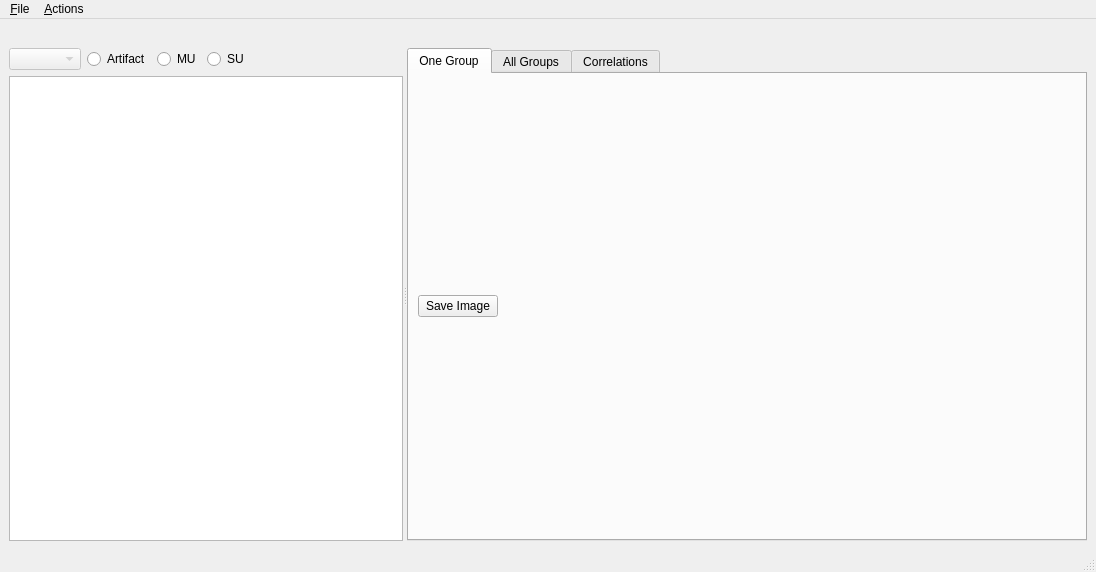
<?xml version="1.0" encoding="UTF-8"?>
<ui version="4.0">
 <class>MainWindow</class>
 <widget class="QMainWindow" name="MainWindow">
  <property name="geometry">
   <rect>
    <x>0</x>
    <y>0</y>
    <width>1096</width>
    <height>572</height>
   </rect>
  </property>
  <property name="sizePolicy">
   <sizepolicy hsizetype="Maximum" vsizetype="Maximum">
    <horstretch>0</horstretch>
    <verstretch>0</verstretch>
   </sizepolicy>
  </property>
  <property name="windowTitle">
   <string>MainWindow</string>
  </property>
  <property name="autoFillBackground">
   <bool>false</bool>
  </property>
  <property name="documentMode">
   <bool>false</bool>
  </property>
  <widget class="QWidget" name="centralwidget">
   <property name="baseSize">
    <size>
     <width>0</width>
     <height>0</height>
    </size>
   </property>
   <layout class="QVBoxLayout" name="verticalLayout_2">
    <item>
     <widget class="QLabel" name="folderLabel">
      <property name="text">
       <string/>
      </property>
     </widget>
    </item>
    <item>
     <widget class="QSplitter" name="mainSplitter">
      <property name="sizePolicy">
       <sizepolicy hsizetype="Expanding" vsizetype="Expanding">
        <horstretch>0</horstretch>
        <verstretch>0</verstretch>
       </sizepolicy>
      </property>
      <property name="orientation">
       <enum>Qt::Horizontal</enum>
      </property>
      <widget class="QWidget" name="layoutWidget">
       <layout class="QVBoxLayout" name="verticalLayout">
        <item>
         <layout class="QHBoxLayout" name="horizontalLayout">
          <item>
           <widget class="QComboBox" name="groupComboBox">
            <property name="enabled">
             <bool>false</bool>
            </property>
            <property name="sizePolicy">
             <sizepolicy hsizetype="Fixed" vsizetype="Fixed">
              <horstretch>0</horstretch>
              <verstretch>0</verstretch>
             </sizepolicy>
            </property>
            <property name="sizeAdjustPolicy">
             <enum>QComboBox::AdjustToContents</enum>
            </property>
           </widget>
          </item>
          <item>
           <widget class="QRadioButton" name="artifactRadioButton">
            <property name="text">
             <string>Artifact</string>
            </property>
            <attribute name="buttonGroup">
             <string notr="true">buttonGroup</string>
            </attribute>
           </widget>
          </item>
          <item>
           <widget class="QRadioButton" name="multiRadioButton">
            <property name="text">
             <string>MU</string>
            </property>
            <attribute name="buttonGroup">
             <string notr="true">buttonGroup</string>
            </attribute>
           </widget>
          </item>
          <item>
           <widget class="QRadioButton" name="singleRadioButton">
            <property name="text">
             <string>SU</string>
            </property>
            <attribute name="buttonGroup">
             <string notr="true">buttonGroup</string>
            </attribute>
           </widget>
          </item>
          <item>
           <spacer name="horizontalSpacer">
            <property name="orientation">
             <enum>Qt::Horizontal</enum>
            </property>
            <property name="sizeHint" stdset="0">
             <size>
              <width>40</width>
              <height>20</height>
             </size>
            </property>
           </spacer>
          </item>
         </layout>
        </item>
        <item>
         <widget class="QListView" name="listView"/>
        </item>
       </layout>
      </widget>
      <widget class="QTabWidget" name="tabWidget">
       <property name="tabShape">
        <enum>QTabWidget::Rounded</enum>
       </property>
       <property name="currentIndex">
        <number>0</number>
       </property>
       <widget class="QWidget" name="oneGroupTab">
        <attribute name="title">
         <string>One Group</string>
        </attribute>
        <layout class="QVBoxLayout" name="verticalLayout_5">
         <item>
          <layout class="QHBoxLayout" name="horizontalLayout_3">
           <item>
            <widget class="QPushButton" name="pushButtonSave">
             <property name="text">
              <string>Save Image</string>
             </property>
            </widget>
           </item>
           <item>
            <spacer name="horizontalSpacer_4">
             <property name="orientation">
              <enum>Qt::Horizontal</enum>
             </property>
             <property name="sizeHint" stdset="0">
              <size>
               <width>40</width>
               <height>20</height>
              </size>
             </property>
            </spacer>
           </item>
          </layout>
         </item>
         <item>
          <layout class="QVBoxLayout" name="oneGroupLayout"/>
         </item>
        </layout>
       </widget>
       <widget class="QWidget" name="allGroupsTab">
        <attribute name="title">
         <string>All Groups</string>
        </attribute>
        <layout class="QVBoxLayout" name="verticalLayout_4">
         <item>
          <layout class="QHBoxLayout" name="horizontalLayout_2">
           <item>
            <widget class="QPushButton" name="autoassignPushButton">
             <property name="text">
              <string>Autoassign</string>
             </property>
            </widget>
           </item>
           <item>
            <spacer name="horizontalSpacer_2">
             <property name="orientation">
              <enum>Qt::Horizontal</enum>
             </property>
             <property name="sizeHint" stdset="0">
              <size>
               <width>168</width>
               <height>20</height>
              </size>
             </property>
            </spacer>
           </item>
          </layout>
         </item>
         <item>
          <layout class="QVBoxLayout" name="allGroupsLayout"/>
         </item>
        </layout>
       </widget>
       <widget class="QWidget" name="compareTab">
        <attribute name="title">
         <string>Correlations</string>
        </attribute>
        <layout class="QVBoxLayout" name="verticalLayout_3">
         <item>
          <layout class="QHBoxLayout" name="horizontalLayout_4">
           <item>
            <widget class="QLabel" name="compareOneLabel">
             <property name="text">
              <string>Group 1</string>
             </property>
             <property name="buddy">
              <cstring>groupOnecomboBox</cstring>
             </property>
            </widget>
           </item>
           <item>
            <widget class="QComboBox" name="groupOnecomboBox"/>
           </item>
           <item>
            <widget class="QLabel" name="compareTwoLabel">
             <property name="text">
              <string>Group 2</string>
             </property>
             <property name="buddy">
              <cstring>groupTwoComboBox</cstring>
             </property>
            </widget>
           </item>
           <item>
            <widget class="QComboBox" name="groupTwoComboBox"/>
           </item>
           <item>
            <widget class="QPushButton" name="comparePlotpushButton">
             <property name="text">
              <string>Plot</string>
             </property>
            </widget>
           </item>
           <item>
            <widget class="QPushButton" name="pushButtonMerge">
             <property name="text">
              <string>Merge</string>
             </property>
            </widget>
           </item>
           <item>
            <spacer name="horizontalSpacer_3">
             <property name="orientation">
              <enum>Qt::Horizontal</enum>
             </property>
             <property name="sizeHint" stdset="0">
              <size>
               <width>40</width>
               <height>20</height>
              </size>
             </property>
            </spacer>
           </item>
          </layout>
         </item>
         <item>
          <layout class="QVBoxLayout" name="compareFigureLayout"/>
         </item>
        </layout>
       </widget>
      </widget>
     </widget>
    </item>
   </layout>
   <zorder>mainSplitter</zorder>
   <zorder>folderLabel</zorder>
  </widget>
  <widget class="QMenuBar" name="menubar">
   <property name="geometry">
    <rect>
     <x>0</x>
     <y>0</y>
     <width>1096</width>
     <height>26</height>
    </rect>
   </property>
   <widget class="QMenu" name="menuFile">
    <property name="title">
     <string>&amp;File</string>
    </property>
    <addaction name="actionOpen"/>
    <addaction name="actionSave"/>
    <addaction name="actionOpenJobs"/>
   </widget>
   <widget class="QMenu" name="menuGroup">
    <property name="title">
     <string>&amp;Actions</string>
    </property>
    <addaction name="actionNewGroup"/>
    <addaction name="actionNextJob"/>
    <addaction name="actionGotoJob"/>
    <addaction name="actionMergeAll"/>
   </widget>
   <addaction name="menuFile"/>
   <addaction name="menuGroup"/>
  </widget>
  <widget class="QStatusBar" name="statusbar"/>
  <action name="actionSave">
   <property name="text">
    <string>&amp;Save</string>
   </property>
   <property name="shortcut">
    <string>Ctrl+S</string>
   </property>
  </action>
  <action name="actionMakeArtifact">
   <property name="text">
    <string>makeArtifact</string>
   </property>
   <property name="toolTip">
    <string>Mark as Artifact</string>
   </property>
   <property name="shortcut">
    <string>A</string>
   </property>
  </action>
  <action name="actionRelease">
   <property name="text">
    <string>release</string>
   </property>
   <property name="toolTip">
    <string>Release from group</string>
   </property>
   <property name="shortcut">
    <string>R</string>
   </property>
  </action>
  <action name="actionNextGroup">
   <property name="text">
    <string>nextGroup</string>
   </property>
   <property name="toolTip">
    <string>Next Group</string>
   </property>
   <property name="shortcut">
    <string>N</string>
   </property>
  </action>
  <action name="actionSelectSession">
   <property name="enabled">
    <bool>false</bool>
   </property>
   <property name="text">
    <string>Select &amp;session</string>
   </property>
   <property name="shortcut">
    <string>Ctrl+U</string>
   </property>
  </action>
  <action name="actionMarkCluster">
   <property name="text">
    <string>Mark cluster</string>
   </property>
   <property name="shortcut">
    <string>Return</string>
   </property>
  </action>
  <action name="actionNewGroup">
   <property name="enabled">
    <bool>false</bool>
   </property>
   <property name="text">
    <string>New &amp;Group</string>
   </property>
   <property name="shortcut">
    <string>Ctrl+N</string>
   </property>
  </action>
  <action name="actionAutoassign">
   <property name="text">
    <string>Autoassign</string>
   </property>
   <property name="shortcut">
    <string>G</string>
   </property>
  </action>
  <action name="actionActionGroupArtifact">
   <property name="text">
    <string>actionGroupArtifact</string>
   </property>
  </action>
  <action name="actionOpen">
   <property name="text">
    <string>&amp;Open</string>
   </property>
   <property name="shortcut">
    <string>Ctrl+O</string>
   </property>
  </action>
  <action name="actionOpenJobs">
   <property name="text">
    <string>Open &amp;Jobs</string>
   </property>
  </action>
  <action name="actionNextJob">
   <property name="text">
    <string>&amp;Next Job</string>
   </property>
   <property name="shortcut">
    <string>Ctrl+J</string>
   </property>
  </action>
  <action name="actionMergeAll">
   <property name="text">
    <string>&amp;Merge all</string>
   </property>
   <property name="shortcut">
    <string>Ctrl+M</string>
   </property>
  </action>
  <action name="actionGotoJob">
   <property name="text">
    <string>&amp;Goto Job</string>
   </property>
  </action>
  <action name="actionMerge">
   <property name="text">
    <string>Merge</string>
   </property>
  </action>
 </widget>
 <resources/>
 <connections/>
 <buttongroups>
  <buttongroup name="buttonGroup"/>
 </buttongroups>
</ui>
